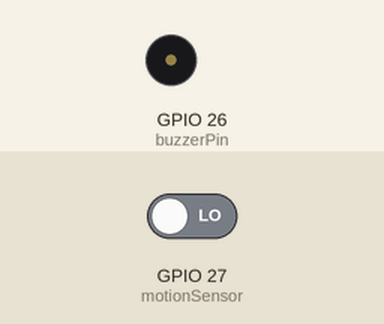
This sketch was run on a simulated ESP32. Shown: buzzer (waves = sounding, pin HIGH). Inputs (shaded band) come from the test bench; at power-on: GPIO 27 (motionSensor) LOW. What the sketch prints to the serial monitor is not drawn.

Above: at 1.2 s.
1.3 s: GPIO 27 (motionSensor) driven HIGH
At 2.2 s:
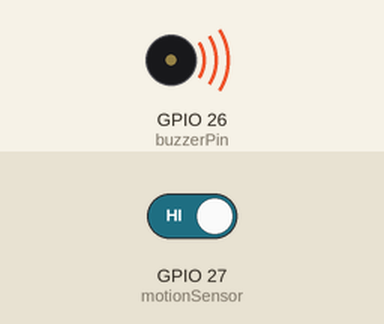
Timing chart, 0 to 4.3 s (numbered marks = the images above; inputs shaded):
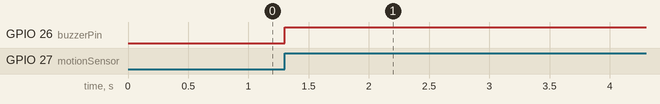

The sketch:

Project_6_ESP32_PIR_Motion_Sensor.ino
```cpp
const int buzzerPin =  26;      // the number of the buzzer pin
const int motionSensor = 27;


unsigned long previousMillis = 0;        // will store last time buzzer was updated
unsigned long currentMillis;
const long interval = 3000;           // interval at which to blink (milliseconds)

void setup() {
   Serial.begin(115200);            // initialize serial
  // set the digital pin as output:
  pinMode(buzzerPin, OUTPUT);
  pinMode(motionSensor, INPUT);
}

void loop()
{
  // here is where you'd put code that needs to be running all the time.
  int reading = digitalRead(motionSensor);
  if (reading == HIGH)
  {digitalWrite(buzzerPin,HIGH);
   Serial.println("Motion detected!Buzzer alarm!");
   previousMillis = millis();
  }
  else{
  currentMillis = millis();
   if (currentMillis - previousMillis >= interval)
   {
    digitalWrite(buzzerPin, LOW);
    Serial.println("Motion detected!Buzzer stop alarm!");
    }
  }
}
```

Measured:
- after the input at 1.3 s, GPIO 26 (buzzerPin): LOW → HIGH at once
